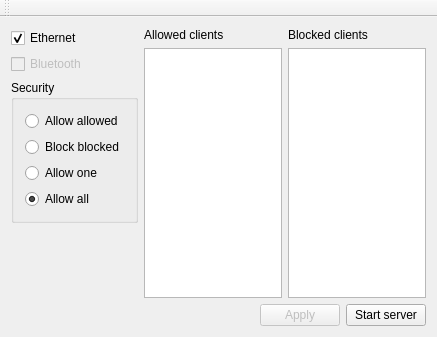
<?xml version="1.0" encoding="UTF-8"?>
<ui version="4.0">
 <class>MainWindow</class>
 <widget class="QMainWindow" name="MainWindow">
  <property name="geometry">
   <rect>
    <x>0</x>
    <y>0</y>
    <width>437</width>
    <height>337</height>
   </rect>
  </property>
  <property name="windowTitle">
   <string>Mousoid</string>
  </property>
  <property name="windowIcon">
   <iconset>
    <normaloff>:/mousoid/icon</normaloff>:/mousoid/icon</iconset>
  </property>
  <property name="windowOpacity">
   <double>1.000000000000000</double>
  </property>
  <property name="toolButtonStyle">
   <enum>Qt::ToolButtonTextBesideIcon</enum>
  </property>
  <widget class="QWidget" name="centralWidget">
   <layout class="QVBoxLayout" name="verticalLayout">
    <item>
     <layout class="QHBoxLayout" name="horizontalLayout">
      <item>
       <layout class="QVBoxLayout" name="settingsGroup">
        <item>
         <widget class="QCheckBox" name="checkEthernet">
          <property name="text">
           <string>Ethernet</string>
          </property>
          <property name="checked">
           <bool>true</bool>
          </property>
         </widget>
        </item>
        <item>
         <widget class="QCheckBox" name="checkBluetooth">
          <property name="enabled">
           <bool>false</bool>
          </property>
          <property name="text">
           <string>Bluetooth</string>
          </property>
          <property name="checkable">
           <bool>false</bool>
          </property>
         </widget>
        </item>
        <item>
         <widget class="QGroupBox" name="groupBox">
          <property name="title">
           <string>Security</string>
          </property>
          <layout class="QVBoxLayout" name="verticalLayout_2">
           <item>
            <widget class="QRadioButton" name="radioAllowed">
             <property name="text">
              <string>Allow allowed</string>
             </property>
            </widget>
           </item>
           <item>
            <widget class="QRadioButton" name="radioBlocked">
             <property name="text">
              <string>Block blocked</string>
             </property>
            </widget>
           </item>
           <item>
            <widget class="QRadioButton" name="radioOne">
             <property name="text">
              <string>Allow one</string>
             </property>
            </widget>
           </item>
           <item>
            <widget class="QRadioButton" name="radioAll">
             <property name="text">
              <string>Allow all</string>
             </property>
             <property name="checked">
              <bool>true</bool>
             </property>
            </widget>
           </item>
          </layout>
         </widget>
        </item>
        <item>
         <spacer name="verticalSpacer">
          <property name="orientation">
           <enum>Qt::Vertical</enum>
          </property>
          <property name="sizeHint" stdset="0">
           <size>
            <width>20</width>
            <height>40</height>
           </size>
          </property>
         </spacer>
        </item>
       </layout>
      </item>
      <item>
       <layout class="QVBoxLayout" name="allowGroup">
        <item>
         <widget class="QLabel" name="labelAllowedList">
          <property name="text">
           <string>Allowed clients</string>
          </property>
          <property name="buddy">
           <cstring>listAllowed</cstring>
          </property>
         </widget>
        </item>
        <item>
         <widget class="QListWidget" name="listAllowed"/>
        </item>
       </layout>
      </item>
      <item>
       <layout class="QVBoxLayout" name="blockGroup">
        <item>
         <widget class="QLabel" name="labelBlockedList">
          <property name="mouseTracking">
           <bool>false</bool>
          </property>
          <property name="text">
           <string>Blocked clients</string>
          </property>
          <property name="buddy">
           <cstring>listBlocked</cstring>
          </property>
         </widget>
        </item>
        <item>
         <widget class="QListWidget" name="listBlocked"/>
        </item>
       </layout>
      </item>
     </layout>
    </item>
    <item>
     <layout class="QHBoxLayout" name="buttonsGroup">
      <item>
       <spacer name="horizontalSpacer">
        <property name="orientation">
         <enum>Qt::Horizontal</enum>
        </property>
        <property name="sizeHint" stdset="0">
         <size>
          <width>40</width>
          <height>20</height>
         </size>
        </property>
       </spacer>
      </item>
      <item>
       <widget class="QPushButton" name="buttonApply">
        <property name="enabled">
         <bool>false</bool>
        </property>
        <property name="text">
         <string>Apply</string>
        </property>
       </widget>
      </item>
      <item>
       <widget class="QPushButton" name="buttonToggle">
        <property name="text">
         <string>Start server</string>
        </property>
       </widget>
      </item>
     </layout>
    </item>
   </layout>
  </widget>
  <widget class="QMenuBar" name="menuBar">
   <property name="geometry">
    <rect>
     <x>0</x>
     <y>0</y>
     <width>437</width>
     <height>25</height>
    </rect>
   </property>
  </widget>
  <widget class="QToolBar" name="mainToolBar">
   <attribute name="toolBarArea">
    <enum>TopToolBarArea</enum>
   </attribute>
   <attribute name="toolBarBreak">
    <bool>false</bool>
   </attribute>
  </widget>
 </widget>
 <layoutdefault spacing="6" margin="11"/>
 <resources/>
 <connections>
  <connection>
   <sender>checkEthernet</sender>
   <signal>clicked()</signal>
   <receiver>MainWindow</receiver>
   <slot>changeSettings()</slot>
   <hints>
    <hint type="sourcelabel">
     <x>78</x>
     <y>55</y>
    </hint>
    <hint type="destinationlabel">
     <x>106</x>
     <y>294</y>
    </hint>
   </hints>
  </connection>
  <connection>
   <sender>checkBluetooth</sender>
   <signal>clicked()</signal>
   <receiver>MainWindow</receiver>
   <slot>changeSettings()</slot>
   <hints>
    <hint type="sourcelabel">
     <x>53</x>
     <y>88</y>
    </hint>
    <hint type="destinationlabel">
     <x>62</x>
     <y>293</y>
    </hint>
   </hints>
  </connection>
  <connection>
   <sender>radioAllowed</sender>
   <signal>clicked()</signal>
   <receiver>MainWindow</receiver>
   <slot>changeSettings()</slot>
   <hints>
    <hint type="sourcelabel">
     <x>42</x>
     <y>140</y>
    </hint>
    <hint type="destinationlabel">
     <x>31</x>
     <y>294</y>
    </hint>
   </hints>
  </connection>
  <connection>
   <sender>radioBlocked</sender>
   <signal>clicked()</signal>
   <receiver>MainWindow</receiver>
   <slot>changeSettings()</slot>
   <hints>
    <hint type="sourcelabel">
     <x>104</x>
     <y>168</y>
    </hint>
    <hint type="destinationlabel">
     <x>125</x>
     <y>257</y>
    </hint>
   </hints>
  </connection>
  <connection>
   <sender>radioOne</sender>
   <signal>clicked()</signal>
   <receiver>MainWindow</receiver>
   <slot>changeSettings()</slot>
   <hints>
    <hint type="sourcelabel">
     <x>76</x>
     <y>199</y>
    </hint>
    <hint type="destinationlabel">
     <x>82</x>
     <y>307</y>
    </hint>
   </hints>
  </connection>
  <connection>
   <sender>radioAll</sender>
   <signal>clicked()</signal>
   <receiver>MainWindow</receiver>
   <slot>changeSettings()</slot>
   <hints>
    <hint type="sourcelabel">
     <x>91</x>
     <y>225</y>
    </hint>
    <hint type="destinationlabel">
     <x>48</x>
     <y>288</y>
    </hint>
   </hints>
  </connection>
 </connections>
 <slots>
  <slot>changeSettings()</slot>
 </slots>
</ui>
